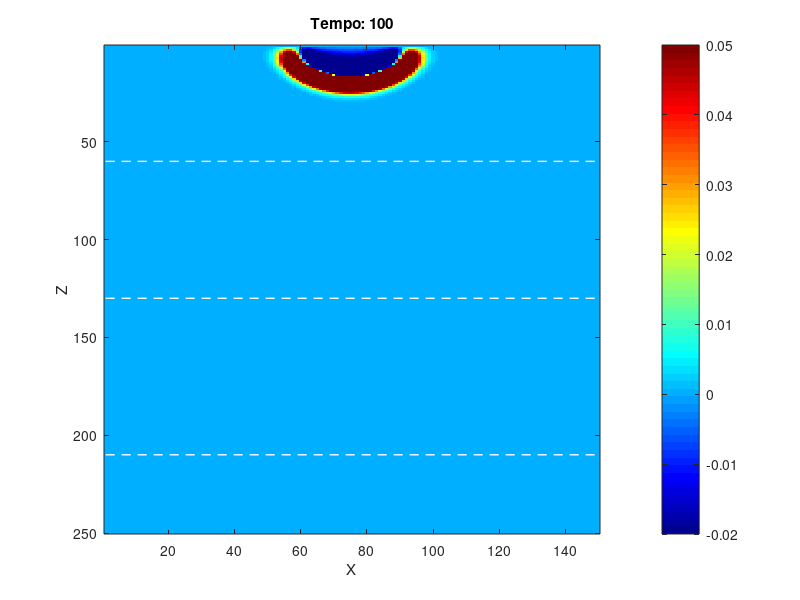

MATLAB code to generate this figure:
clear; clc; close all;

%parametros
c   = [1500, 2200, 2500, 3000]; %velocidade
d = [1000, 1200, 1500, 1900]; %densidade
int = [60, 130, 210]; %indice da interface

%dominio
M = 4; %ordem
Nx = 150;
Nz = 250;
h = 8.5;
dt = 0.002;
tempo = 100;

Ncam = length(c); %numero de camadas

m = max(1, M);
U = zeros(Nx, Nz, tempo + m);
x = 2 : Nx - 1; %eixo x


%mapeando cada indice de z para sua camada
zcam = cell(Ncam, 1); %para armazenar

iz = 2;
for j = 1:Ncam-1 %atualizando os indices de cada camada
    zcam{j} = iz : int(j) - 1;
    iz = int(j) + 1;
end
zcam{Ncam} = iz : Nz - 1;

%constantes e contorno
gamma = (c .* dt ./ h).^2; %interior

%para velocidade efetiva
dint = zeros(Ncam-1, 1); %denominador
coefx = zeros(Ncam-1, 1); %coeficiente u_xx
cint = zeros(Ncam-1, 1); 

for j = 1:Ncam-1
    dint(j) = (h/2) * ( (1/(d(j)*c(j)^2)) + (1/(d(j+1)*c(j+1)^2)) );
    coefx(j) = (h/2) * ( (1/d(j)) + (1/d(j+1)) );
    cint(j) = sqrt(coefx(j) / dint(j)); %velocidade efetiva
end

%construção do operador da borda levando em conta outros angulos
angulos = linspace(0, 60, M);
%inicializa tudo antes da convolução
convcam = cell(Ncam, 1);
convint = cell(Ncam-1, 1);

for j = 1:Ncam
    convcam{j} = 1;
end
for j = 1:Ncam-1
    convint{j} = 1;
end

%convolução
if M > 0
    for i = 1:M
        cost = cosd(angulos(i));

        %camadas
        for j = 1:Ncam
            S = (c(j) / cost) * dt / h;
            S2 = [1, -(S - 1)/(S + 1); (S - 1)/(S + 1), -1];
            convcam{j} = conv2(convcam{j}, S2);
        end

        %interfaces
        for j = 1:Ncam-1
            S = (cint(j) / cost) * dt / h;
            S2 = [1, -(S - 1)/(S + 1); (S - 1)/(S + 1), -1];
            convint{j} = conv2(convint{j}, S2);
        end
    end
end

%fonte
t0 = 0.1;
s = 0.02;
x0 = round(Nx/2);
z0 = 2;

figure;
arq = 'simulacao2D.gif';

for n = 1:tempo %preenchendo toda a matriz
    t = n * dt;
    p = n + m;

    %interior das camadas
    for j = 1:Ncam
        z = zcam{j};

        lap = U(x+1, z, p) - 2*U(x, z, p) + U(x-1, z, p) + U(x, z+1, p) - 2*U(x, z, p) + U(x, z-1, p);

        U(x, z, p+1) = 2*U(x, z, p) - U(x, z, p-1) + gamma(j) .* lap;
    end

    %interfaces
    for j = 1:Ncam-1
        zi = int(j);
        uint = U(x, zi, p);

        numz = ( U(x, zi+1, p) - uint ) ./ (d(j+1)*h) - ( uint - U(x, zi-1, p) ) ./ (d(j)*h);

        u_xx = ( U(x+1, zi, p) - 2*uint + U(x-1, zi, p) ) ./ (h^2);
        numx = coefx(j) .* u_xx;

        u_tt = (numz + numx) ./ dint(j);
        U(x, zi, p+1) = 2*uint - U(x, zi, p-1) + (dt^2 .* u_tt);
    end

    %fonte
    f = exp(-((t - t0) / s)^2);
    U(x0, z0, p+1) = U(x0, z0, p+1) + f;

    U(:, 1, p+1) = 0; %dirichlet

    %bordas
    if M == 0
        U(1, :, p+1) = 0; U(Nx, :, p+1) = 0; U(:, Nz, p+1) = 0;
    else
        U(1, :, p+1) = 0; U(Nx, :, p+1) = 0; U(:, Nz, p+1) = 0;

        for ii = 1:M+1
            for jj = 1:M+1
                if ii==1 && jj==1; continue; end
                tn = p - ii + 2;

                %fundo
                coeff = convcam{Ncam}(ii, jj); %coeficiente do fundo
                U(:, Nz, p+1) = U(:, Nz, p+1) - coeff * U(:, Nz - jj + 1, tn);

                %laterias camadas
                for j = 1:Ncam
                    z = zcam{j};
                    coefl = convcam{j}(ii, jj); %coeficiente lateral
                    U(1,  z, p+1) = U(1,  z, p+1) - coefl * U(jj, z, tn);
                    U(Nx, z, p+1) = U(Nx, z, p+1) - coefl * U(Nx - jj + 1, z, tn);
                end

                %laterias interface
                for j = 1:Ncam-1
                    zi = int(j);
                    coefl = convint{j}(ii, jj);
                    U(1,  zi, p+1) = U(1,  zi, p+1) - coefl * U(jj, zi, tn);
                    U(Nx, zi, p+1) = U(Nx, zi, p+1) - coefl * U(Nx - jj + 1, zi, tn);
                end
            end
        end
    end

    %visualização
    if mod(n, 5) == 0
        imagesc(U(:,:,p+1)');
        caxis([-0.02 0.05]);
        colormap(jet);
        colorbar;
        title(sprintf('Tempo: %d', n));
        xlabel('X'); ylabel('Z');

        hold on;
        for j = 1:length(int) %indentificando as interfaces
            plot([1 Nx], [int(j) int(j)], 'w--', 'LineWidth', 1);
        end
        hold off;

        drawnow;

        %gerando o .gif
        frame = getframe(gcf);
        im = frame2im(frame);
        [imind, cm] = rgb2ind(im); 

        if n == 5
            imwrite(imind, cm, arq, 'gif', 'Loopcount', inf, 'DelayTime', 0.15);
        else 
            imwrite(imind, cm, arq, 'gif', 'WriteMode', 'append', 'DelayTime', 0.15);
        end
    end
end
